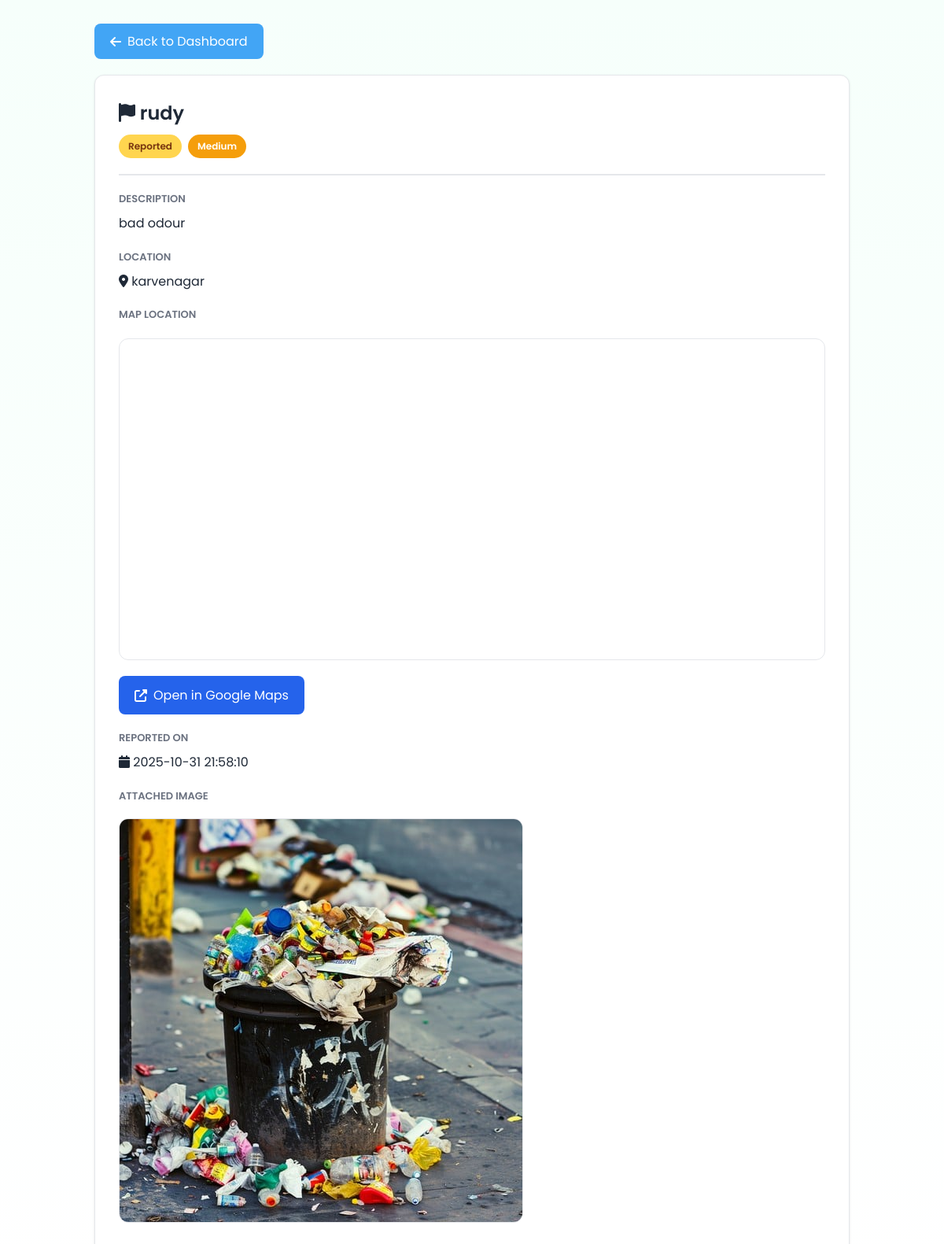
The page /report/16 on the database as committed earlier.
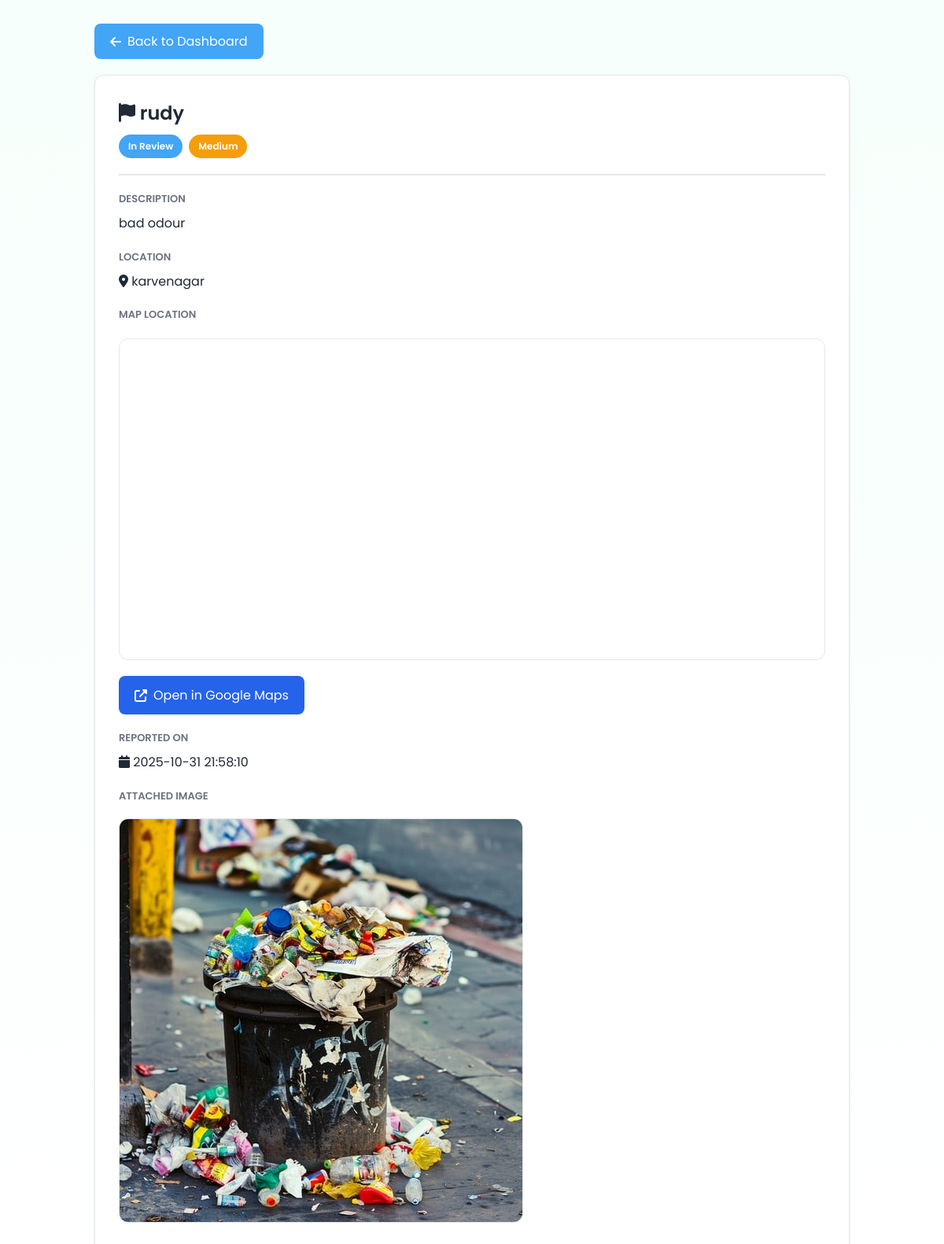
The same page on the database as committed later.
### tables this page shows
CREATE TABLE reports (
        id INTEGER PRIMARY KEY AUTOINCREMENT,
        name TEXT,
        location TEXT,
        description TEXT,
        image_path TEXT,
        severity TEXT,
        coverage REAL,
        preview_path TEXT,
        status TEXT DEFAULT "Pending",
        created_at TEXT
    , latitude REAL, longitude REAL);

### app.py (the view)
@app.route("/report/<int:report_id>")
def report_details(report_id):
    try:
        conn = sqlite3.connect("reports.db")
        conn.row_factory = sqlite3.Row
        cur = conn.cursor()
        cur.execute("SELECT * FROM reports WHERE id = ?", (report_id,))
        report = cur.fetchone()
        conn.close()
        if not report:
            return render_template("error.html", message="Report not found"), 404
        return render_template("report_details.html", report=report)
    except Exception as e:
        print("⚠️ Error loading report:", e)
        return render_template("error.html", message="Could not load report"), 500

### templates/report_details.html (shortened to what this page needs)
<!DOCTYPE html>
<html lang="en">
<head>
  <link rel="stylesheet" href="https://cdnjs.cloudflare.com/ajax/libs/font-awesome/6.5.2/css/all.min.css" />
  <link rel="stylesheet" href="{{ url_for('static', filename='css/admin_dashboard.css') }}">
</head>
<body>
  <div class="details-container">
    <a href="{{ url_for('employee_dashboard') }}" class="back-btn">
      <i class="fa-solid fa-arrow-left"></i> Back to Dashboard
    </a>
    <div class="details-card">
      <div class="details-header">
        <h1 class="details-title">
          <i class="fa-solid fa-{{ 'trash-can' if 'garbage' in (report['name'] or '')|lower or 'trash' in (report['name'] or '')|lower else 'droplet' if 'drain' in (report['name'] or '')|lower or 'water' in (report['name'] or '')|lower else 'cloud' if 'air' in (report['name'] or '')|lower else 'flag' }}"></i>
          {{ report['name'] or 'Untitled Report' }}
        </h1>
        {% set raw_status = report['status'] or 'Pending' %}
        {% set display_status = 'Reported' if raw_status == 'Pending' else raw_status %}
        {% set severity = report['severity'] or 'Medium' %}
        <div class="details-badges">
          <span class="badge badge--{{ display_status | lower | replace(' ', '-') }}">{{ display_status }}</span>
          <span class="badge badge--severity badge--severity-{{ severity | lower }}">{{ severity }}</span>
        </div>
      </div>
      <div class="detail-section">
        <div class="detail-label">Description</div>
        <div class="detail-value">{{ report['description'] or 'No description provided' }}</div>
      </div>
      <div class="detail-section">
        <div class="detail-label">Location</div>
        <div class="detail-value">
          <i class="fa-solid fa-location-dot"></i> {{ report['location'] or 'N/A' }}
        </div>
      </div>
      {% if report['latitude'] and report['longitude'] %}
      <div class="detail-section">
        <div class="detail-label">Map Location</div>
        <div class="map-container">
          <iframe
            class="google-map"
            loading="lazy"
            allowfullscreen
            src="https://www.google.com/maps?q={{ report['latitude'] }},{{ report['longitude'] }}&output=embed">
          </iframe>
        </div>
        <a href="https://www.google.com/maps?q={{ report['latitude'] }},{{ report['longitude'] }}"
           target="_blank"
           class="map-link">
          <i class="fa-solid fa-external-link-alt"></i> Open in Google Maps
        </a>
      </div>
      {% endif %}
      <div class="detail-section">
        <div class="detail-label">Reported On</div>
        <div class="detail-value">
          <i class="fa-solid fa-calendar"></i> {{ report['created_at'] or 'N/A' }}
        </div>
      </div>
      {% if report['image_path'] %}
      <div class="detail-section">
        <div class="detail-label">Attached Image</div>
        <img src="{{ url_for('static', filename=report['image_path'].split('static/')[-1]) }}"
             alt="Report image"
             class="report-image">
      </div>
      {% endif %}
    </div>
  </div>
</body>
</html>

Rows that differ between the two databases and show on the page:
changed reports "rudy": status (not shown) → "In Review"
Other text that changed with them:
{{ display_status }}: "Reported" → (not shown)
